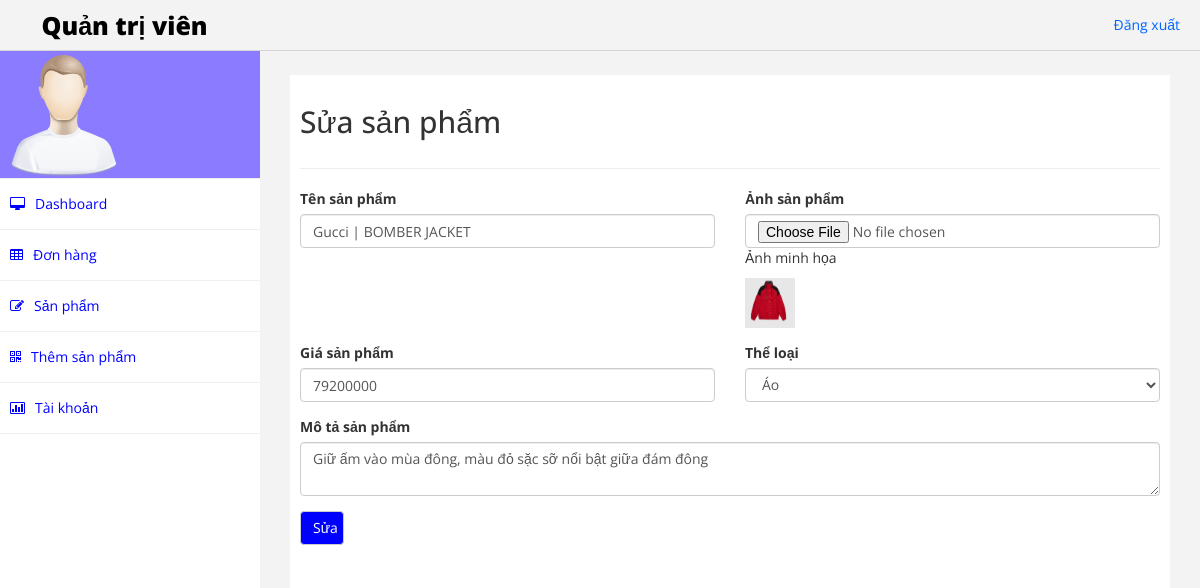
Screenshot of /Hshop/admin/edit_product.php?product_id=1 (signed in) with the database file from the repository.
### tables this page shows
CREATE TABLE `products` (
  `product_id` int(11) NOT NULL,
  `product_name` varchar(200) NOT NULL,
  `product_category` varchar(100) NOT NULL,
  `product_description` varchar(255) NOT NULL,
  `product_price` decimal(12,0) NOT NULL,
  `product_image` varchar(255) NOT NULL,
  `product_image2` varchar(50) NOT NULL,
  `product_image3` varchar(50) NOT NULL,
  `product_image4` varchar(50) NOT NULL
);

### Hshop/admin/edit_product.php (the view, shortened to what this page needs)
<?php include('header.php') ?>
<?php
if(isset($_GET['product_id'])) {
    $product_id = $_GET['product_id'];
    $stmt = $conn->prepare("SELECT * FROM products WHERE product_id=?");
    $stmt->bind_param("i", $product_id);
    $stmt->execute();
    $products = $stmt->get_result();
}else if(isset($_POST['edit_btn'])){
    $product_id = $_POST['product_id'];
    $title = $_POST['title'];
    $description = $_POST['description'];
    $price = $_POST['price'];
    $image = $_POST['image'];
    $category = $_POST['category'];
    $image = $_POST['image'];
    $stmt = $conn->prepare('UPDATE products SET product_name =?,product_image=?,product_description=?,product_price=?,product_category=?  WHERE product_id=?');
    $stmt->bind_param('sssisi', $title,$image,$description,$price,$category,$product_id);
    if($stmt->execute()){
    header('location: products.php?edit_success_message=Sửa sản phẩm thành công');
    }else{
        header('location: products.php?edit_failure_message=Sửa sản phẩm thất bại');
    }
}else{
    header("location: products.php");
    exit();
}
?>
        <nav class="navbar-default navbar-side" role="navigation">
            <div class="sidebar-collapse">
                <ul class="nav" id="main-menu">
                    <li class="text-center user-image-back">
                        <img src="assets/img/find_user.png" class="img-responsive" />
                    </li>
                    <li>
                        <a href="dashboard.php"><i class="fa fa-desktop "></i>Dashboard</a>
                    </li>
                    <li>
                        <a href="dashboard.php"><i class="fa fa-table "></i>Đơn hàng</a>
                    </li>
                    <li>
                        <a href="products.php"><i class="fa fa-edit "></i>Sản phẩm</a>
                    </li>
                    <li>
                        <a href="add_product.php"><i class="fa fa-qrcode "></i>Thêm sản phẩm</a>
                    </li>
                    <li>
                        <a href="account.php"><i class="fa fa-bar-chart-o"></i>Tài khoản</a>
                    </li>
                </ul>
            </div>
        </nav>
        <div id="page-wrapper">
            <div id="page-inner">
                <div class="row">
                    <div class="col-md-12">
                        <h2>Sửa sản phẩm</h2>
                    </div>
                </div>
                <hr />
                <form id="edit-form" method="POST" action="edit_product.php">
                    <?php foreach($products as $products)  {?>
                    <div class='row'>
                        <div>
                            <div class="form-group col-md-6">
                                <label>Tên sản phẩm</label>
                                <input class="form-control" type="text" id="product_name" placeholder="Nhập vào tên sản phẩm" value="<?php echo $products['product_name']; ?>" name="title" required/>
                            </div>
                        </div>
                        <div>
                        <div class="form-group col-md-6">
                                <label>Ảnh sản phẩm</label>
                                <input class="form-control" type="file" name="image" id="product_image"/>
                                <p class='mt-2'>Ảnh minh họa</p>
                                <img src="../assets/img/<?php echo $products['product_image'] ?>" width='50px' height='50px ' alt="">
                            </div>
                        </div>
                        <div>
                        <div class="form-group col-md-6">
                                <label>Giá sản phẩm</label>
                                <input class="form-control" type="text" id="price" name="price" placeholder="Nhập vào giá sản phẩm" value="<?php echo $products['product_price']; ?>" required/>
                            </div>
                        </div>
                        <div>
                        <div class="form-group col-md-6">
                                <label>Thể loại</label>
                                <select name="category" class="form-control" required>
                                    <option value="coats" <?php if($products['product_category']== 'coats') {echo 'selected';} ?>>Áo</option>
                                </select>
                            </div>
                        </div>
                        <div>
                            <div class="form-group col-md-12">
                                    <label>Mô tả sản phẩm</label>
                                    <textarea class="form-control" name="description" id="description" placeholder="Nhập vào mô tả sản phẩm" value="" require><?php echo $products['product_description']; ?></textarea>
                            </div>
                        </div>
                        <div>
                            <div class="form-group col-md-1" >
                                    <input class="form-control" type="submit" style="background-color: blue; color:white;" class="btn" name="edit_btn"  value="Sửa"/>
                            </div>
                        </div>
                    </div>
                    <?php }?>
                </form>
        </div>
    </div>
</body>
</html>

### Hshop/admin/assets/css/custom.css (style rules this page uses)
body { font-family: 'Open Sans', sans-serif; }
#page-wrapper { padding: 15px 15px; min-height: 600px; background:#F3F3F3; }
#page-inner { width:100%; margin:10px 20px 10px 0px; background-color:#fff!important; padding:10px; min-height:1200px; }
.text-center { text-align:center; }
.user-image-back { background-color:#8B7BFF; }
.sidebar-collapse , .sidebar-collapse .nav { background:none; }
.sidebar-collapse .nav { padding:0; }
.sidebar-collapse .nav > li > a { background: #FFFFFF; text-shadow: none; color:#0000FF; }
.sidebar-collapse > .nav > li > a { padding:15px 10px; }
.sidebar-collapse > .nav > li { border-bottom: 1px solid rgba(240, 240, 240, 1) !important; }
.navbar-side { border:none; background-color: #202020; }
.navbar-default { border:0px solid #DDDDDD; }
.nav > li > a > i { margin-right:10px; }
@media (min-width:768px) { #page-wrapper { margin: 0 0 0 260px; padding: 15px 30px; min-height: 1200px; } }
@media (min-width:768px) { .navbar-side { z-index: 1; position: absolute; width: 260px; } }

### rows the page displays
products: title "Gucci | BOMBER JACKET", product_image (picture), price "79200000", category "Áo", description "Giữ ấm vào mùa đông, màu đỏ sặc sỡ nổi bật giữa đám đông"
